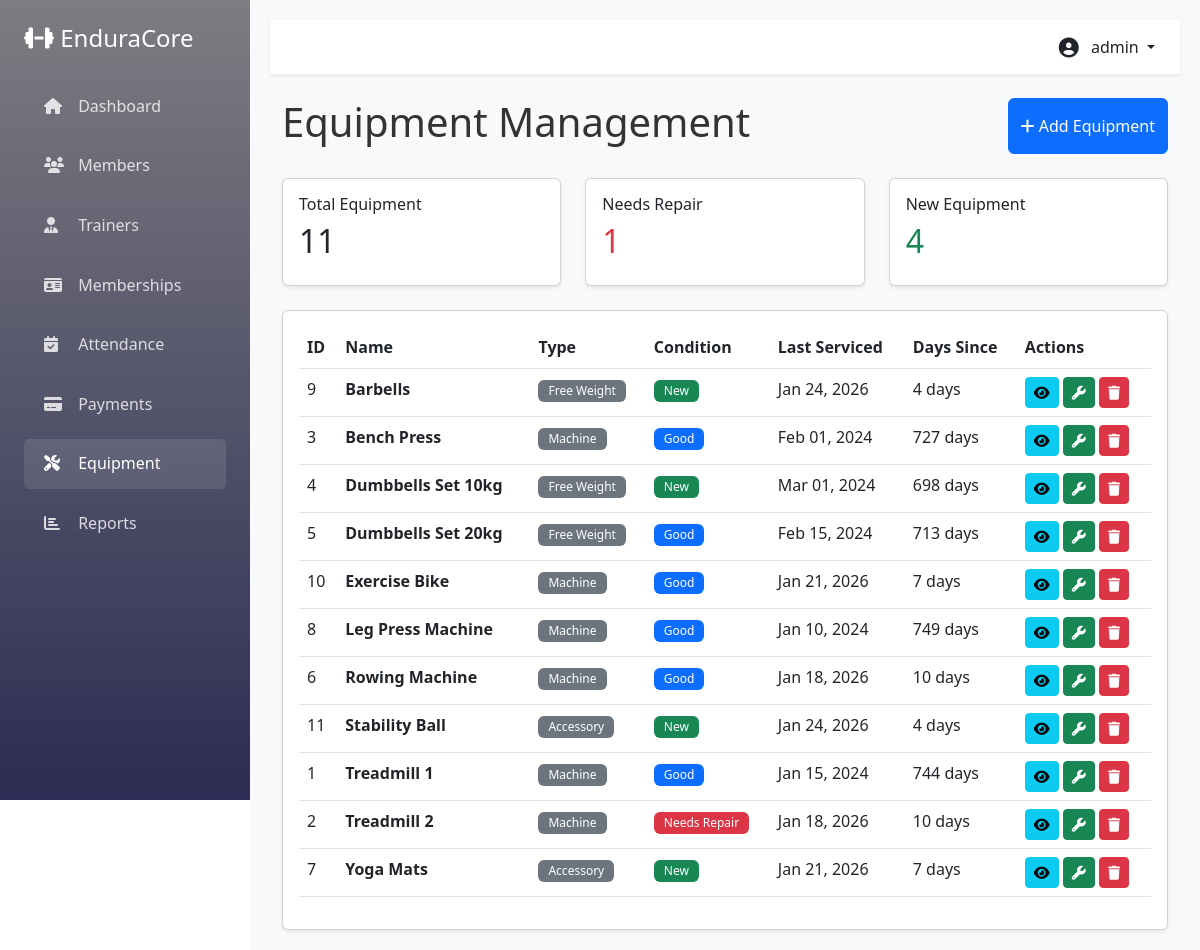
The page /admin/equipment.php (signed in) on the database its author committed.
### tables this page shows
CREATE TABLE `equipment` (
  `equipment_id` int(11) NOT NULL,
  `equipment_name` varchar(100) NOT NULL,
  `equipment_type` enum('Machine','Free Weight','Accessory') DEFAULT NULL,
  `equipment_condition` enum('New','Good','Needs Repair') DEFAULT NULL,
  `last_serviced` date DEFAULT NULL
);

### admin/equipment.php (the view, shortened to what this page needs)
<?php
require_once '../config/db_config.php';
$equipment = $conn->query("SELECT * FROM equipment ORDER BY equipment_name");
$total_equipment = $conn->query("SELECT COUNT(*) c FROM equipment")->fetch_assoc()['c'];
$needs_repair = $conn->query("SELECT COUNT(*) c FROM equipment WHERE equipment_condition='Needs Repair'")->fetch_assoc()['c'];
$new_equipment = $conn->query("SELECT COUNT(*) c FROM equipment WHERE equipment_condition='New'")->fetch_assoc()['c'];
?>
<!DOCTYPE html>
<html lang="en">
<head>
    <link href="https://cdn.jsdelivr.net/npm/bootstrap@5.3.0/dist/css/bootstrap.min.css" rel="stylesheet">
    <link rel="stylesheet" href="https://cdnjs.cloudflare.com/ajax/libs/font-awesome/6.4.0/css/all.min.css">
    <link rel="stylesheet" href="../css/style.css">
</head>
<body>
<div class="d-flex">
<?php include '../partials/sidebar.php'; ?>
<div class="main-content flex-grow-1">
<?php include '../partials/header.php'; ?>
<div class="container-fluid">
<div class="d-flex justify-content-between mb-4">
    <h1>Equipment Management</h1>
    <button class="btn btn-primary" data-bs-toggle="modal" data-bs-target="#addEquipmentModal">
        <i class="fas fa-plus"></i> Add Equipment
    </button>
</div>
<div class="row mb-4">
    <div class="col-md-4">
        <div class="card shadow-sm">
            <div class="card-body">
                <h6>Total Equipment</h6>
                <h2><?= $total_equipment ?></h2>
            </div>
        </div>
    </div>
    <div class="col-md-4">
        <div class="card shadow-sm">
            <div class="card-body">
                <h6>Needs Repair</h6>
                <h2 class="text-danger"><?= $needs_repair ?></h2>
            </div>
        </div>
    </div>
    <div class="col-md-4">
        <div class="card shadow-sm">
            <div class="card-body">
                <h6>New Equipment</h6>
                <h2 class="text-success"><?= $new_equipment ?></h2>
            </div>
        </div>
    </div>
</div>
<div class="card shadow-sm">
<div class="card-body">
<table class="table table-hover">
<thead>
<tr>
    <th>ID</th>
    <th>Name</th>
    <th>Type</th>
    <th>Condition</th>
    <th>Last Serviced</th>
    <th>Days Since</th>
    <th>Actions</th>
</tr>
</thead>
<tbody>
<?php while ($eq = $equipment->fetch_assoc()):
    $days = floor((time() - strtotime($eq['last_serviced'])) / 86400);
    $badge = match($eq['equipment_condition']) {
        'New' => 'bg-success',
        'Good' => 'bg-primary',
        'Needs Repair' => 'bg-danger'
    };
?>
<tr>
<td><?= $eq['equipment_id'] ?></td>
<td><strong><?= htmlspecialchars($eq['equipment_name']) ?></strong></td>
<td><span class="badge bg-secondary"><?= $eq['equipment_type'] ?></span></td>
<td><span class="badge <?= $badge ?>"><?= $eq['equipment_condition'] ?></span></td>
<td><?= date('M d, Y', strtotime($eq['last_serviced'])) ?></td>
<td><?= $days ?> days</td>
<td>
<button class="btn btn-sm btn-info" data-bs-toggle="modal" data-bs-target="#view<?= $eq['equipment_id'] ?>">
<i class="fas fa-eye"></i></button>
<button class="btn btn-sm btn-success" data-bs-toggle="modal" data-bs-target="#service<?= $eq['equipment_id'] ?>">
<i class="fas fa-wrench"></i></button>
<a href="?delete=<?= $eq['equipment_id'] ?>" class="btn btn-sm btn-danger"
onclick="return confirm('Delete this equipment?')">
<i class="fas fa-trash"></i></a>
</td>
</tr>
<?php endwhile; ?>
</tbody>
</table>
</div>
</div>
</div>
</div>
</div>
</body>
</html>

### partials/sidebar.php (shortened to what this page needs)
<div class="sidebar position-fixed" style="width: 250px;">
    <div class="p-4">
        <h4 class="text-white mb-4">
            <i class="fas fa-dumbbell"></i> EnduraCore
        </h4>
        <nav class="nav flex-column">
            <?php
            $current_page = basename($_SERVER['PHP_SELF']);
            $role = $_SESSION['role'];
            if ($role == 'ADMIN') {
            ?>
                <a class="nav-link <?php echo ($current_page == 'dashboard.php') ? 'active' : ''; ?>" href="dashboard.php">
                    <i class="fas fa-home"></i> Dashboard
                </a>
                <a class="nav-link <?php echo ($current_page == 'members.php') ? 'active' : ''; ?>" href="members.php">
                    <i class="fas fa-users"></i> Members
                </a>
                <a class="nav-link <?php echo ($current_page == 'trainers.php') ? 'active' : ''; ?>" href="trainers.php">
                    <i class="fas fa-user-tie"></i> Trainers
                </a>
                <a class="nav-link <?php echo ($current_page == 'memberships.php') ? 'active' : ''; ?>" href="memberships.php">
                    <i class="fas fa-id-card"></i> Memberships
                </a>
                <a class="nav-link <?php echo ($current_page == 'attendance.php') ? 'active' : ''; ?>" href="attendance.php">
                    <i class="fas fa-calendar-check"></i> Attendance
                </a>
                <a class="nav-link <?php echo ($current_page == 'payments.php') ? 'active' : ''; ?>" href="payments.php">
                    <i class="fas fa-credit-card"></i> Payments
                </a>
                <a class="nav-link <?php echo ($current_page == 'equipment.php') ? 'active' : ''; ?>" href="equipment.php">
                    <i class="fas fa-tools"></i> Equipment
                </a>
                <a class="nav-link <?php echo ($current_page == 'reports.php') ? 'active' : ''; ?>" href="reports.php">
                    <i class="fas fa-chart-bar"></i> Reports
                </a>
            <?php
            }
            ?>
        </nav>
    </div>
</div>

### partials/header.php (shortened to what this page needs)
<nav class="navbar navbar-expand-lg navbar-light bg-white shadow-sm mb-4">
    <div class="container-fluid">
        <div class="ms-auto d-flex align-items-center">
            <div class="dropdown">
                <button class="btn btn-link text-dark dropdown-toggle text-decoration-none" type="button" id="userDropdown" data-bs-toggle="dropdown">
                    <i class="fas fa-user-circle fa-lg me-2"></i>
                    <span><?php echo htmlspecialchars($_SESSION['username']); ?></span>
                </button>
            </div>
        </div>
    </div>
</nav>

### css/style.css (style rules this page uses)
:root { --primary-color: #667eea; --secondary-color: #764ba2; --success-color: #28a745; --danger-color: #dc3545; --warning-color: #ffc107; --info-color: #1722b8; --dark-color: #0c0c1589; --light-color: #f8f9fa; }
* { margin: 0; padding: 0; box-sizing: border-box; }
body { font-family: 'Segoe UI', Tahoma, Geneva, Verdana, sans-serif; line-height: 1.6; color: #333; }
.card { transition: transform 0.3s ease, box-shadow 0.3s ease; }
.sidebar { min-height: 100vh; background: linear-gradient(180deg, var(--dark-color), #2c2c54); color: white; }
.sidebar .nav-link { color: rgba(255, 255, 255, 0.8); padding: 12px 20px; margin: 5px 0; border-radius: 5px; transition: all 0.3s ease; }
.sidebar .nav-link:hover, .sidebar .nav-link.active { color: white; background: rgba(255, 255, 255, 0.1); }
.sidebar .nav-link i { margin-right: 10px; width: 20px; }
.main-content { margin-left: 250px; padding: 20px; background: #f8f9fa; min-height: 100vh; }
.table thead { background: linear-gradient(135deg, var(--primary-color), var(--secondary-color)); color: white; }
.badge { padding: 5px 10px; font-weight: 500; }

### rows shown on the page
equipment: equipment_id "9", equipment_name "Barbells", equipment_type "Free Weight", equipment_condition "New", last_serviced "Jan 24, 2026", last_serviced "4"
equipment: equipment_id "3", equipment_name "Bench Press", equipment_type "Machine", equipment_condition "Good", last_serviced "Feb 01, 2024", last_serviced "727"
equipment: equipment_id "4", equipment_name "Dumbbells Set 10kg", equipment_type "Free Weight", equipment_condition "New", last_serviced "Mar 01, 2024", last_serviced "698"
equipment: equipment_id "5", equipment_name "Dumbbells Set 20kg", equipment_type "Free Weight", equipment_condition "Good", last_serviced "Feb 15, 2024", last_serviced "713"
equipment: equipment_id "10", equipment_name "Exercise Bike", equipment_type "Machine", equipment_condition "Good", last_serviced "Jan 21, 2026", last_serviced "7"
equipment: equipment_id "8", equipment_name "Leg Press Machine", equipment_type "Machine", equipment_condition "Good", last_serviced "Jan 10, 2024", last_serviced "749"
equipment: equipment_id "6", equipment_name "Rowing Machine", equipment_type "Machine", equipment_condition "Good", last_serviced "Jan 18, 2026", last_serviced "10"
equipment: equipment_id "11", equipment_name "Stability Ball", equipment_type "Accessory", equipment_condition "New", last_serviced "Jan 24, 2026", last_serviced "4"
equipment: equipment_id "1", equipment_name "Treadmill 1", equipment_type "Machine", equipment_condition "Good", last_serviced "Jan 15, 2024", last_serviced "744"
equipment: equipment_id "2", equipment_name "Treadmill 2", equipment_type "Machine", equipment_condition "Needs Repair", last_serviced "Jan 18, 2026", last_serviced "10"
equipment: equipment_id "7", equipment_name "Yoga Mats", equipment_type "Accessory", equipment_condition "New", last_serviced "Jan 21, 2026", last_serviced "7"

### other values the page prints
$_SESSION['username'] "admin"
$total_equipment "11"
$needs_repair "1"
$new_equipment "4"
